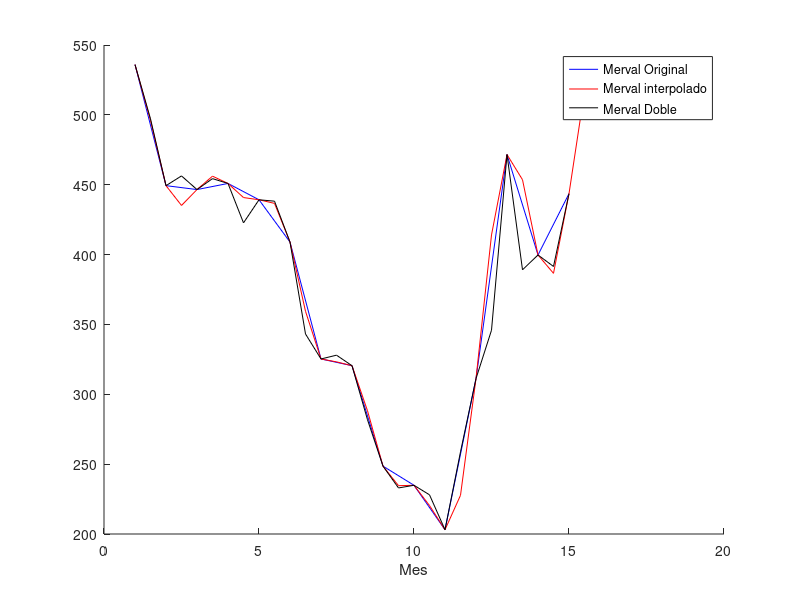

MATLAB code to generate this figure:
clear;
hold off;
%Leo los archivos
merval = load('merval1.txt');
merval2 = load('merval2.txt');

%Calculo longitudes
N = length(merval);
N2 = length(merval2);

%Transformo
Ymerval = fft(merval);

%Inserto ceros en el medio, ya que Ymerval(N/2) corresponde a la frecuencia mas alta.
% Al agregar N ceros, estoy diciendo que tambien tenia N/2 frecuencias mas altas
% Recordar que esta espejado a partir de N/2+1, por eso se generan N/2 frecuencias nuevas en lugar de N.
Ymerval = [Ymerval(1:N/2); zeros(N,1); Ymerval(floor(N/2+1):N);];

%Antitransformo. Multiplico por 2 porque tengo el doble de muestras ahora
mervalLarga = ifft(Ymerval)*2; 

hold on;
%dibujo y soy feliz
figure(1);
plot(1:N,merval,'b');
plot(1:0.5:N+0.5,mervalLarga,'r');
plot(1:0.5:N,merval2,'k');
xlabel('Mes');
legend('Merval Original','Merval interpolado','Merval Doble');
pause;
